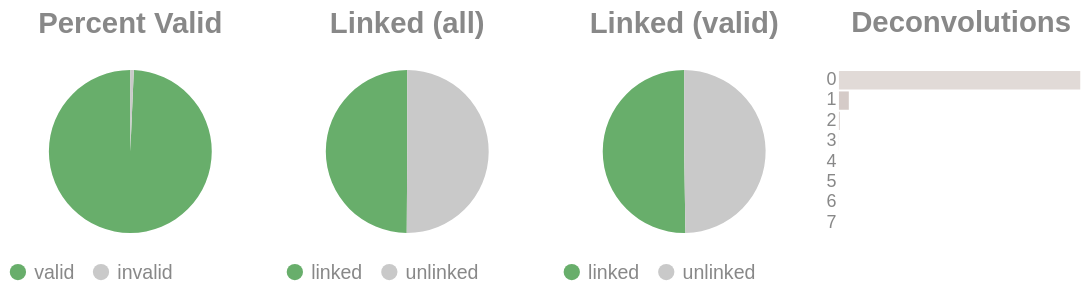

Source (notebook cell):
### Code cell
if SKIPLR:
    pass
else:
    clash = Counter()
    for i in valids['molecule'].to_list():
        _mol = i.split("-")
        if len(_mol) == 1:
            clash.update('0')
        else:
            clash.update(_mol[-1])

    _d = {"deconvolutions": [], 'count': []}
    for k,v in clash.items():
        _d['deconvolutions'].append(k)
        _d['count'].append(v)

    tot_valid = valids['reads'].sum()
    mask = valids['reads'] >= 2
    n_linked_reads = valids.filter(mask)['reads'].sum()
    if n_linked_reads == 0:
        print_html("No linked molecules (>=2 reads) were detected; skipping linked-only distributions.")
        SKIPLR = True
    else:
        perc_valid = round(tot_valid / n_reads, 4)
        linked_perc_abs = round(n_linked_reads / n_reads, 4)
        linked_perc = round(n_linked_reads / tot_valid, 4)

    _valid = pl.DataFrame({"valids": ['valid', 'invalid'], "count": [tot_valid, n_reads - tot_valid]})
    _linked_abs = pl.DataFrame({"linked (absolute)": ['linked', 'unlinked'], "count": [n_linked_reads, n_reads - n_linked_reads]})
    _linked_rel = pl.DataFrame({"linked (valids)": ['linked', 'unlinked'], "count": [n_linked_reads, tot_valid - n_linked_reads]})

    (
        alt.hconcat(
            piechart(_valid, goodval = 'valid', title = "Percent Valid"),
            piechart(_linked_abs, goodval = "linked", title =  "Linked (all)"),
            piechart(_linked_rel, goodval = "linked", title =  "Linked (valid)"),
            convolutionbar(pl.DataFrame(_d), title = "Deconvolutions"),
            center = True,
            bounds = 'flush'
        )
        .resolve_scale(color='independent')
        .resolve_legend('independent')
        .properties(usermeta={'embedOptions': {"actions": False}})
    ).display()

### Figure 1 — Vega-Lite specification as saved in the notebook (floating-point values rounded to 4 significant figures)
{"width": "container", "height": 400, "config": {"title": {"anchor": "start", "dy": -15, "fontSize": 18, "color": "#888888", "subtitleColor": "#888888", "subtitleFontSize": 14}, "arc": {"fill": "#0072B2"}, "axis": {"domainColor": "#888888", "domainWidth": 0.5, "gridWidth": 0.2, "grid": false, "titleFontWeight": 400, "titleFontSize": 15, "labelFontSize": 11, "labelColor": "#888888", "tickColor": "#888888", "tickWidth": 0.2, "titleColor": "#888888"}, "axisBand": {"grid": false}, "axisX": {"grid": true, "tickSize": 10, "domainCap": "round"}, "axisY": {"domain": false, "grid": true, "tickSize": 0, "domainCap": "round"}, "background": "transparent", "header": {"labelFontSize": 15, "labelColor": "#888888", "titleFontSize": 15, "titleFontWeight": 600, "titleColor": "#888888"}, "legend": {"labelFont": "sans-serif", "labelFontSize": 12, "labelColor": "#888888", "symbolSize": 100, "symbolType": "circle", "titleFontSize": 12, "titlePadding": 10, "titleColor": "#888888", "title": null}, "range": {"category": ["#E69F00", "#56B4E9", "#009E73", "#F0E442", "#0072B2", "#D55E00", "#CC79A7", "#000000"], "diverging": ["#cfe8f3", "#a2d4ec", "#73bfe2", "#46abdb", "#1696d2", "#12719e"]}, "area": {"fill": "#0072B2", "fillOpacity": 0.7, "line": true, "strokeOpacity": 0.7}, "line": {"color": "#0072B2", "stroke": "#0072B2", "strokeWidth": 2}, "trail": {"color": "#0072B2", "stroke": "#0072B2", "strokeWidth": 0, "size": 1}, "point": {"filled": true, "fillOpacity": 1.0, "size": 95}, "text": {"color": "#888888", "fontSize": 11, "align": "right", "fontWeight": 400, "size": 11}, "bar": {"fill": "#0072B2", "stroke": null}, "view": {"stroke": null, "continuousWidth": 660, "continuousHeight": 400}}, "hconcat": [{"data": {"name": "data-27ec5b1e5fd686f973e104295948c0f2"}, "mark": {"type": "arc"}, "encoding": {"color": {"field": "valids", "legend": {"orient": "bottom", "title": null}, "scale": {"domain": ["valid", "invalid"], "range": ["#68ae6b", "#C9C9C9"]}, "title": "Valids", "type": "nominal"}, "theta": {"field": "count", "type": "quantitative"}, "tooltip": [{"field": "valids", "title": "Valids", "type": "ordinal"}, {"field": "percent", "format": ".2%", "title": "Percent", "type": "quantitative"}, {"field": "count", "title": "Count", "type": "quantitative"}]}, "height": 100, "title": {"text": "Percent Valid", "align": "center", "anchor": "middle"}, "transform": [{"calculate": "datum.count / 10721514", "as": "percent"}], "width": 150}, {"data": {"name": "data-56135fe36a6be53444072a35ba9bb306"}, "mark": {"type": "arc"}, "encoding": {"color": {"field": "linked (absolute)", "legend": {"orient": "bottom", "title": null}, "scale": {"domain": ["linked", "unlinked"], "range": ["#68ae6b", "#C9C9C9"]}, "title": "Linked (Absolute)", "type": "nominal"}, "theta": {"field": "count", "type": "quantitative"}, "tooltip": [{"field": "linked (absolute)", "title": "Linked (Absolute)", "type": "ordinal"}, {"field": "percent", "format": ".2%", "title": "Percent", "type": "quantitative"}, {"field": "count", "title": "Count", "type": "quantitative"}]}, "height": 100, "title": {"text": "Linked (all)", "align": "center", "anchor": "middle"}, "transform": [{"calculate": "datum.count / 10721514", "as": "percent"}], "width": 150}, {"data": {"name": "data-74bcf3c93e86abd0047483f397862559"}, "mark": {"type": "arc"}, "encoding": {"color": {"field": "linked (valids)", "legend": {"orient": "bottom", "title": null}, "scale": {"domain": ["linked", "unlinked"], "range": ["#68ae6b", "#C9C9C9"]}, "title": "Linked (Valids)", "type": "nominal"}, "theta": {"field": "count", "type": "quantitative"}, "tooltip": [{"field": "linked (valids)", "title": "Linked (Valids)", "type": "ordinal"}, {"field": "percent", "format": ".2%", "title": "Percent", "type": "quantitative"}, {"field": "count", "title": "Count", "type": "quantitative"}]}, "height": 100, "title": {"text": "Linked (valid)", "align": "center", "anchor": "middle"}, "transform": [{"calculate": "datum.count / 10647934", "as": "percent"}], "width": 150}, {"data": {"name": "data-635a39e9c557b3a8ef2807033c39ce4c"}, "mark": {"type": "bar"}, "encoding": {"color": {"field": "deconvolutions", "legend": null, "scale": {"scheme": "lightgreyred"}, "type": "nominal"}, "tooltip": [{"field": "deconvolutions", "title": "Deconvolutions", "type": "ordinal"}, {"field": "percent", "format": ".2%", "title": "Percent", "type": "quantitative"}, {"field": "count", "title": "Count", "type": "quantitative"}], "x": {"axis": null, "field": "count", "type": "quantitative"}, "y": {"field": "deconvolutions", "sort": "ascending", "title": null, "type": "nominal"}}, "height": 100, "title": {"text": "Deconvolutions", "align": "center", "anchor": "middle"}, "transform": [{"calculate": "datum.count / 7215979", "as": "percent"}], "width": 150}], "bounds": "flush", "center": true, "resolve": {"legend": {"angle": "independent"}, "scale": {"color": "independent"}}, "usermeta": {"embedOptions": {"actions": false}}, "$schema": "https://vega.github.io/schema/vega-lite/v6.1.0.json", "datasets": {"data-27ec5b1e5fd686f973e104295948c0f2": [{"valids": "valid", "count": 10647934}, {"valids": "invalid", "count": 73580}], "data-56135fe36a6be53444072a35ba9bb306": [{"linked (absolute)": "linked", "count": 5350038}, {"linked (absolute)": "unlinked", "count": 5371476}], "data-74bcf3c93e86abd0047483f397862559": [{"linked (valids)": "linked", "count": 5350038}, {"linked (valids)": "unlinked", "count": 5297896}], "data-635a39e9c557b3a8ef2807033c39ce4c": [{"deconvolutions": "0", "count": 6913229}, {"deconvolutions": "1", "count": 282901}, {"deconvolutions": "2", "count": 18238}, {"deconvolutions": "3", "count": 1459}, {"deconvolutions": "4", "count": 135}, {"deconvolutions": "5", "count": 14}, {"deconvolutions": "6", "count": 2}, {"deconvolutions": "7", "count": 1}]}}
